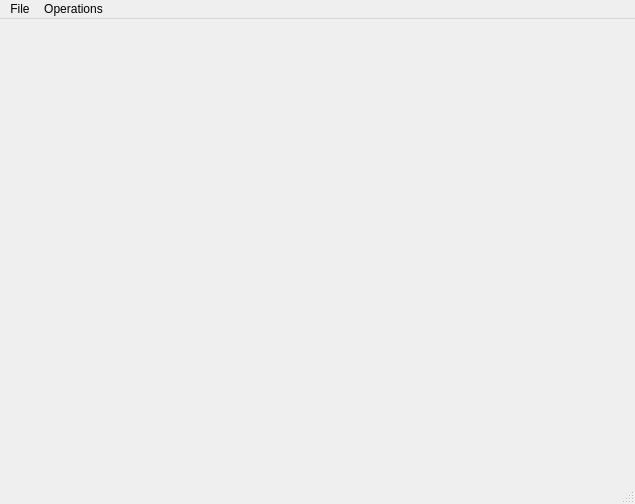
<?xml version="1.0" encoding="UTF-8"?>
<ui version="4.0">
 <class>MainWindow</class>
 <widget class="QMainWindow" name="MainWindow">
  <property name="geometry">
   <rect>
    <x>0</x>
    <y>0</y>
    <width>635</width>
    <height>504</height>
   </rect>
  </property>
  <property name="windowTitle">
   <string>CGAL 3D Combinatorial Map</string>
  </property>
  <property name="windowIcon">
   <iconset>
    <normaloff>:/cgal/logos/cgal_icon</normaloff>:/cgal/logos/cgal_icon</iconset>
  </property>
  <widget class="QWidget" name="centralwidget">
   <layout class="QVBoxLayout">
    <item>
     <layout class="QHBoxLayout"/>
    </item>
    <item>
     <widget class="Viewer" name="viewer" native="true"/>
    </item>
   </layout>
  </widget>
  <widget class="QMenuBar" name="menubar">
   <property name="geometry">
    <rect>
     <x>0</x>
     <y>0</y>
     <width>635</width>
     <height>28</height>
    </rect>
   </property>
   <widget class="QMenu" name="menuFile">
    <property name="title">
     <string>File</string>
    </property>
    <addaction name="actionLoad_New_File"/>
    <addaction name="actionLoad_Additional_File"/>
    <addaction name="separator"/>
    <addaction name="actionQuit"/>
   </widget>
   <widget class="QMenu" name="menuOperations">
    <property name="title">
     <string>Operations</string>
    </property>
    <addaction name="actionSubdivide"/>
    <addaction name="actionCreateCube"/>
   </widget>
   <addaction name="menuFile"/>
   <addaction name="menuOperations"/>
  </widget>
  <widget class="QStatusBar" name="statusbar"/>
  <action name="actionLoad_New_File">
   <property name="text">
    <string>Load New File</string>
   </property>
  </action>
  <action name="actionLoad_Additional_File">
   <property name="text">
    <string>Load Additional File</string>
   </property>
  </action>
  <action name="actionQuit">
   <property name="text">
    <string>Quit</string>
   </property>
  </action>
  <action name="actionSubdivide">
   <property name="text">
    <string>Subdivide</string>
   </property>
  </action>
  <action name="actionCreateCube">
   <property name="text">
    <string>Create cube</string>
   </property>
  </action>
 </widget>
 <customwidgets>
  <customwidget>
   <class>Viewer</class>
   <extends>QWidget</extends>
   <header>Viewer.h</header>
  </customwidget>
 </customwidgets>
 <resources>
  <include location="../resources/CGAL.qrc"/>
  <include location="Combinatorial_map_3.qrc"/>
 </resources>
 <connections/>
</ui>
